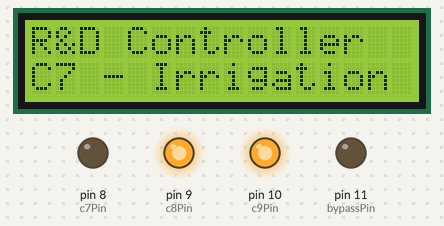
Bench run of a sketch on a simulated Arduino Uno, built with avr-gcc and run on an emulated ATmega328P. Parts: 16×2 character LCD, output pins drawn as LEDs (lit = HIGH). What the sketch prints to the serial monitor is not drawn.

Above: at 0.2 s.
At 32.14 s:
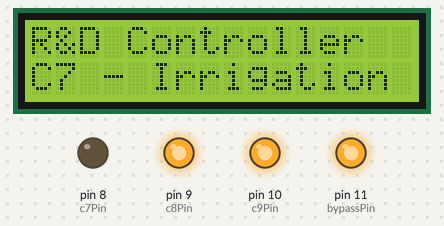
At 34.3 s:
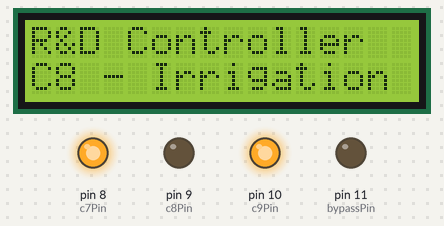
At 96.3 s:
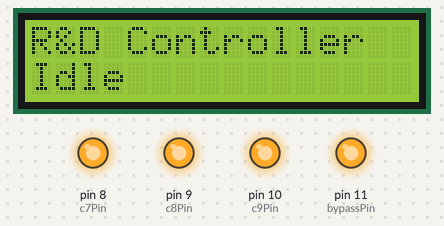
At 98.4 s:
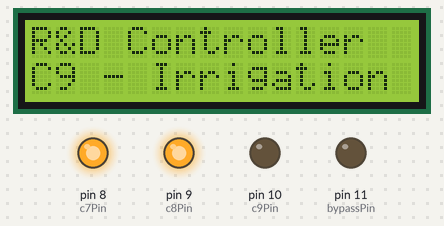
Timing chart, 0 to 99.9 s (numbered marks = the images above):
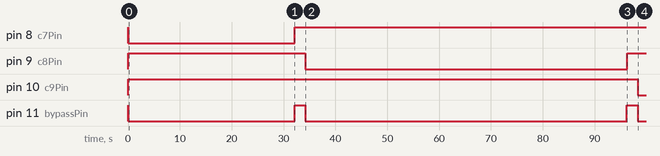

The sketch:

Single_Aeroponic_Controller_Lite_Variant_1.ino
```cpp
#include <LiquidCrystal_I2C.h>
LiquidCrystal_I2C lcd(0x27, 16, 2);
const int c7Pin = 8; // C7 solenoid (NO, LOW=open)
const int c8Pin = 9; // C8 solenoid (NO, LOW=open)
const int c9Pin = 10; // C9 solenoid (NO, LOW=open)
const int bypassPin = 11; // C6 bypass solenoid (NC, LOW=closed)
// Timing parameters (ms)
unsigned long c7OnDur = 30000; // C7: 30s on
unsigned long c7OffDur = 90000; // C7: 90s off
unsigned long c8OnDur = 60000; // C8: 60s on
unsigned long c8OffDur = 180000; // C8: 180s off
unsigned long c9OnDur = 120000; // C9: 120s on
unsigned long c9OffDur = 360000; // C9: 360s off
const unsigned long transDelay = 2000; // 2s transition
const unsigned long relayStabilize = 10; // 10ms post-relay delay
// State variables
unsigned long c7Timer = 0, c8Timer = 0, c9Timer = 0;
bool c7Ready = true, c8Ready = true, c9Ready = true;
bool c7Irrigating = false, c8Irrigating = false, c9Irrigating = false;
bool bypassClosed = false;
int currentTank = -1; // -1=Idle, 0=C7, 1=C8, 2=C9
unsigned long transTimer = 0;
void setup() {
  Serial.begin(9600); // Enable Serial Monitor for debugging
  Serial.println("R&D Controller Starting...");
  lcd.init(); lcd.backlight();
  pinMode(c7Pin, OUTPUT); digitalWrite(c7Pin, HIGH);
  pinMode(c8Pin, OUTPUT); digitalWrite(c8Pin, HIGH);
  pinMode(c9Pin, OUTPUT); digitalWrite(c9Pin, HIGH);
  pinMode(bypassPin, OUTPUT); digitalWrite(bypassPin, HIGH);
  lcd.setCursor(0, 0); lcd.print("R&D Controller");
  updateLCD(currentTank);
}
void updateLCD(int tank) {
  if (tank != currentTank) {
    lcd.setCursor(0, 1); lcd.print("                ");
    lcd.setCursor(0, 1);
    if (tank == -1) {
      lcd.print("Idle");
      Serial.println("LCD: Idle");
    } else if (tank == 0) {
      lcd.print("C7 - Irrigation");
      Serial.println("LCD: C7 - Irrigation");
    } else if (tank == 1) {
      lcd.print("C8 - Irrigation");
      Serial.println("LCD: C8 - Irrigation");
    } else if (tank == 2) {
      lcd.print("C9 - Irrigation");
      Serial.println("LCD: C9 - Irrigation");
    }
    currentTank = tank;
  }
}
void loop() {
  unsigned long now = millis();
  bool stateChanged = false;
  if (c7Irrigating && now >= c7Timer) {
    c7Irrigating = false;
    stateChanged = true;
    if (!c8Irrigating && !c9Irrigating) {
      digitalWrite(bypassPin, HIGH);
      delay(relayStabilize);
      transTimer = now + transDelay;
      bypassClosed = false;
      Serial.println("Bypass: Open");
    }
    digitalWrite(c7Pin, HIGH);
    delay(relayStabilize);
    c7Timer = now + c7OffDur;
    c7Ready = false;
    updateLCD(-1);
  } else if (!c7Irrigating && !c7Ready && now >= c7Timer) {
    c7Ready = true;
    stateChanged = true;
    Serial.println("C7: Ready");
  }
  if (c8Irrigating && now >= c8Timer) {
    c8Irrigating = false;
    stateChanged = true;
    if (!c7Irrigating && !c9Irrigating) {
      digitalWrite(bypassPin, HIGH);
      delay(relayStabilize);
      transTimer = now + transDelay;
      bypassClosed = false;
      Serial.println("Bypass: Open");
    }
    digitalWrite(c8Pin, HIGH);
    delay(relayStabilize);
    c8Timer = now + c8OffDur;
    c8Ready = false;
    updateLCD(-1);
  } else if (!c8Irrigating && !c8Ready && now >= c8Timer) {
    c8Ready = true;
    stateChanged = true;
    Serial.println("C8: Ready");
  }
  if (c9Irrigating && now >= c9Timer) {
    c9Irrigating = false;
    stateChanged = true;
    if (!c7Irrigating && !c8Irrigating) {
      digitalWrite(bypassPin, HIGH);
      delay(relayStabilize);
      transTimer = now + transDelay;
      bypassClosed = false;
      Serial.println("Bypass: Open");
    }
    digitalWrite(c9Pin, HIGH);
    delay(relayStabilize);
    c9Timer = now + c9OffDur;
    c9Ready = false;
    updateLCD(-1);
  } else if (!c9Irrigating && !c9Ready && now >= c9Timer) {
    c9Ready = true;
    stateChanged = true;
    Serial.println("C9: Ready");
  }
  if (!c7Irrigating && !c8Irrigating && !c9Irrigating && now >= transTimer) {
    bool started = false;
    if (c7Ready && !bypassClosed) {
      digitalWrite(c7Pin, LOW);
      delay(relayStabilize);
      transTimer = now + transDelay;
      digitalWrite(bypassPin, LOW);
      delay(relayStabilize);
      c7Irrigating = true;
      c7Timer = now + transDelay + c7OnDur;
      c7Ready = false;
      bypassClosed = true;
      updateLCD(0);
      Serial.println("C7: Irrigating");
      started = true;
    } else if (c8Ready && !bypassClosed) {
      digitalWrite(c8Pin, LOW);
      delay(relayStabilize);
      transTimer = now + transDelay;
      digitalWrite(bypassPin, LOW);
      delay(relayStabilize);
      c8Irrigating = true;
      c8Timer = now + transDelay + c8OnDur;
      c8Ready = false;
      bypassClosed = true;
      updateLCD(1);
      Serial.println("C8: Irrigating");
      started = true;
    } else if (c9Ready && !bypassClosed) {
      digitalWrite(c9Pin, LOW);
      delay(relayStabilize);
      transTimer = now + transDelay;
      digitalWrite(bypassPin, LOW);
      delay(relayStabilize);
      c9Irrigating = true;
      c9Timer = now + transDelay + c9OnDur;
      c9Ready = false;
      bypassClosed = true;
      updateLCD(2);
      Serial.println("C9: Irrigating");
      started = true;
    }
  }
  delay(100);
}
```

Measured:
- by itself, pin 8 (c7Pin): HIGH → LOW at 0.08 s, → HIGH 32.1 s later
- by itself, pin 9 (c8Pin): HIGH → LOW at 34.2 s, → HIGH 62.1 s later
- by itself, pin 10 (c9Pin): HIGH → LOW at 98.3 s
- by itself, pin 11 (bypassPin): goes LOW 32.0 s, HIGH 2.1 s, LOW 62.0 s, HIGH 2.1 s, then LOW
- what the display in image 0 shows lasts 32.1 s, from 0.1 s to 32.2 s
- what the display in image 2 shows lasts 62.1 s, from 34.2 s to 96.3 s
- what the display in image 3 shows lasts 2.0 s, from 96.3 s to 98.3 s
